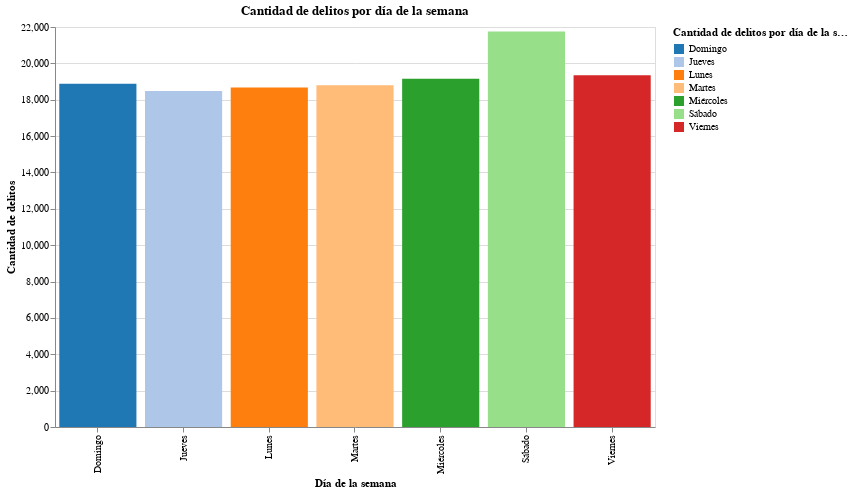

Write notebook code for a chart like this one.
### Code cell
# grafico dias de la semana con el numero de delitos
bars = alt.Chart(weekly_crime).mark_bar().encode(
    x=alt.X("DIA_SEMANA:O", title="Día de la semana"),
    y=alt.Y("count:Q", title="Cantidad de delitos"),
    color=alt.Color("DIA_SEMANA:N", legend=alt.Legend(title="Cantidad de delitos por día de la semana"), scale=alt.Scale(scheme="category20"))
    
).properties(
    width=600,
    height=400,
    title="Cantidad de delitos por día de la semana"
)
bars

### Figure 1 — Vega-Lite specification as saved in the notebook (floating-point values rounded to 4 significant figures)
{"config": {"view": {"continuousWidth": 300, "continuousHeight": 300}}, "data": {"name": "data-cc3882feb1e9a85cae58a963898f23f3"}, "mark": {"type": "bar"}, "encoding": {"color": {"field": "DIA_SEMANA", "legend": {"title": "Cantidad de delitos por día de la semana"}, "scale": {"scheme": "category20"}, "type": "nominal"}, "x": {"field": "DIA_SEMANA", "title": "Día de la semana", "type": "ordinal"}, "y": {"field": "count", "title": "Cantidad de delitos", "type": "quantitative"}}, "height": 400, "title": "Cantidad de delitos por día de la semana", "width": 600, "$schema": "https://vega.github.io/schema/vega-lite/v5.15.1.json", "datasets": {"data-cc3882feb1e9a85cae58a963898f23f3": [{"DIA_SEMANA": "Domingo", "count": 18880}, {"DIA_SEMANA": "Jueves", "count": 18486}, {"DIA_SEMANA": "Lunes", "count": 18671}, {"DIA_SEMANA": "Martes", "count": 18791}, {"DIA_SEMANA": "Miércoles", "count": 19155}, {"DIA_SEMANA": "Sábado", "count": 21747}, {"DIA_SEMANA": "Viernes", "count": 19346}]}}
